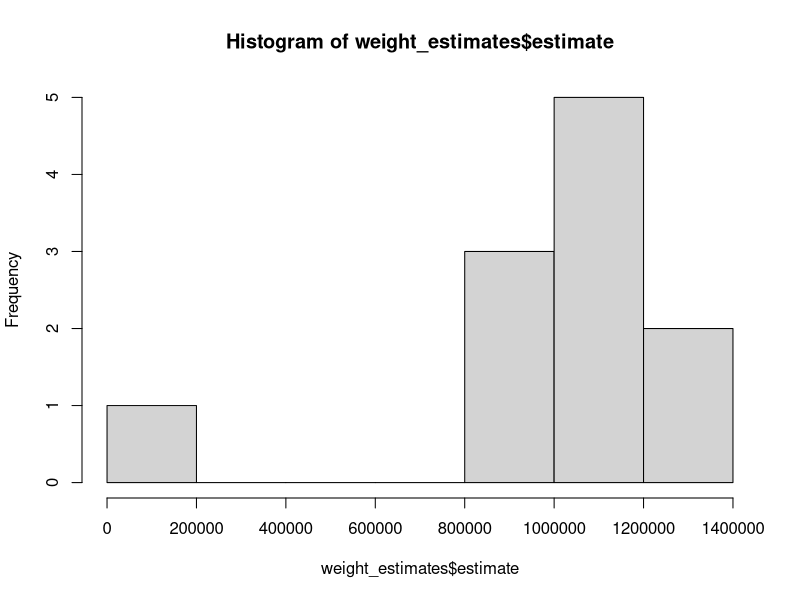
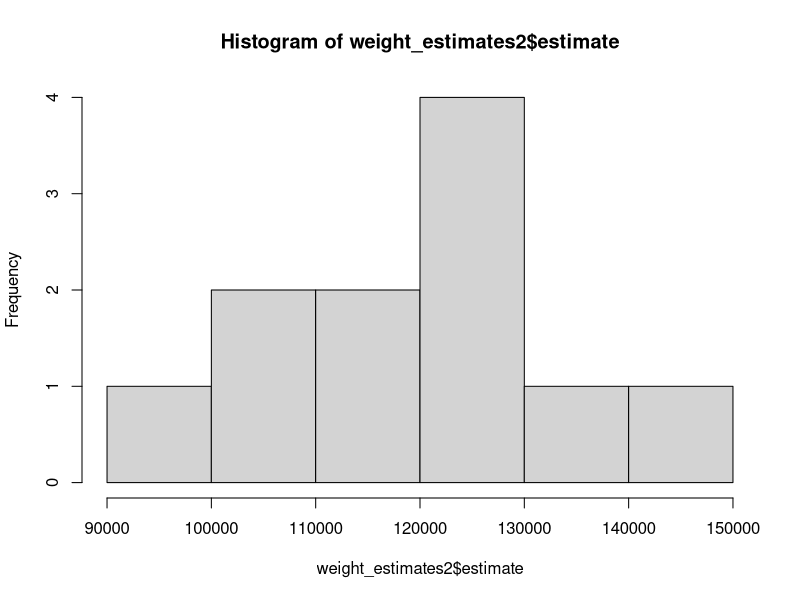
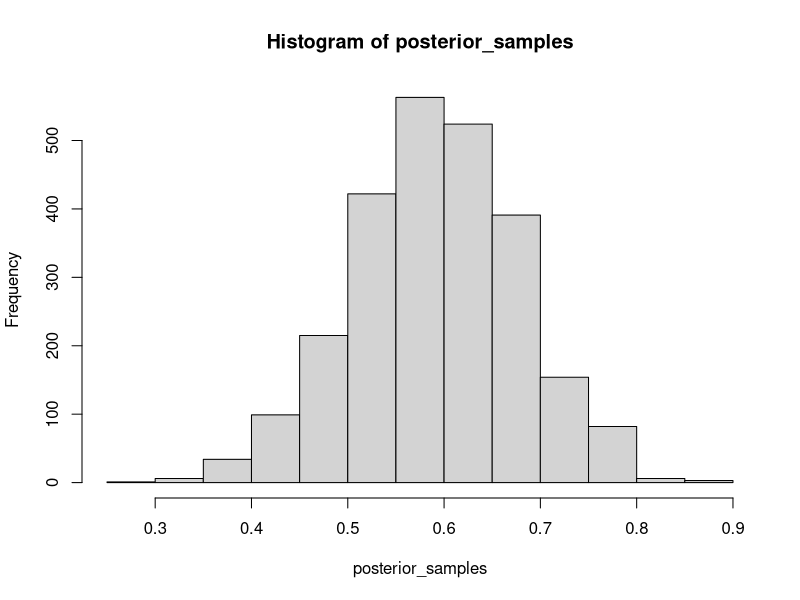

Generate these figures, in order, with R:
## ---- chunk 1
knitr::opts_chunk$set(echo = TRUE)
## ---- chunk 2
library(tidyverse)
library(stats)
library(markdown)
library(ggplot2)
## ---- chunk 3
elephant_df <- tibble(
  Elephant = c(1, 2, 3, 4, 5, 6, 7, 8, 9, 10, 11),
  Weight = c(9000, 9800, 10000, 10100, 10200, 11000, 11100, 11300, 11700, 12200, 13000),
  Probability = c(0.01, 0.01, 0.01, 0.01, 0.01, 0.90, 0.01, 0.01, 0.01, 0.01, 0.01)
)

samples<-elephant_df%>%
  select(Elephant, Weight)%>%
  rename(sample=Elephant)

print("11 possible samples")
print(samples)
## ---- chunk 4
weight_estimates<-elephant_df%>%
  mutate(estimate=Weight/Probability)

hist(weight_estimates$estimate)

print(paste0("Mean of 11 estimates: ",mean(weight_estimates$estimate)))

## ---- chunk 5
elephant_df2 <- tibble(
  Elephant = c(1, 2, 3, 4, 5, 6, 7, 8, 9, 10, 11),
  Weight = c(9000, 9800, 10000, 10100, 10200, 11000, 11100, 11300, 11700, 12200, 13000)
)%>%
  mutate(Probability=1/11)

weight_estimates2<-elephant_df2%>%
  mutate(estimate=Weight/Probability)

hist(weight_estimates2$estimate)

print(paste0("Mean of 11 estimates: ",mean(weight_estimates2$estimate)))

## ---- chunk 6
n <- 30
x <- 18
alpha_prior <- 1
beta_prior <- 1
alpha_posterior <- alpha_prior + x
beta_posterior <- beta_prior + n - x

posterior_samples <- rbeta(2500, alpha_posterior, beta_posterior)
## ---- chunk 7
hist(posterior_samples)
## ---- chunk 8
prob_at_least_40 <- mean(posterior_samples >= 0.4)
prob_at_least_40
## ---- chunk 9
n2 <- 15
x2 <- 9
alpha_prior2 <- 1
beta_prior2 <- 1
alpha_posterior2 <- alpha_prior2 + x2
beta_posterior2 <- beta_prior2 + n2 - x2

posterior_samples2 <- rbeta(2500, alpha_posterior2, beta_posterior2)
## ---- chunk 10
prob_at_least_40_2 <- mean(posterior_samples2 >= 0.4)
prob_at_least_40_2
